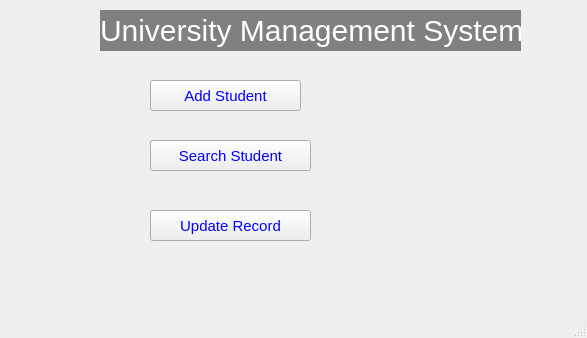
<?xml version="1.0" encoding="UTF-8"?>
<ui version="4.0">
 <class>MainWindow</class>
 <widget class="QMainWindow" name="MainWindow">
  <property name="geometry">
   <rect>
    <x>0</x>
    <y>0</y>
    <width>587</width>
    <height>338</height>
   </rect>
  </property>
  <property name="windowTitle">
   <string>MainWindow</string>
  </property>
  <widget class="QWidget" name="centralwidget">
   <widget class="QLabel" name="label">
    <property name="geometry">
     <rect>
      <x>100</x>
      <y>10</y>
      <width>421</width>
      <height>41</height>
     </rect>
    </property>
    <property name="styleSheet">
     <string notr="true">QLabel {
Font-Size: 30px;
Background: Gray;
color: white;
}</string>
    </property>
    <property name="text">
     <string>University Management System</string>
    </property>
   </widget>
   <widget class="QPushButton" name="pushButton">
    <property name="geometry">
     <rect>
      <x>150</x>
      <y>80</y>
      <width>151</width>
      <height>31</height>
     </rect>
    </property>
    <property name="styleSheet">
     <string notr="true">QPushButton{
Font-size:15px;
color:blue;
}</string>
    </property>
    <property name="text">
     <string>Add Student</string>
    </property>
   </widget>
   <widget class="QPushButton" name="pushButton_2">
    <property name="geometry">
     <rect>
      <x>150</x>
      <y>140</y>
      <width>161</width>
      <height>31</height>
     </rect>
    </property>
    <property name="styleSheet">
     <string notr="true">QPushButton{
Font-size:15px;
color:blue;
}</string>
    </property>
    <property name="text">
     <string>Search Student</string>
    </property>
   </widget>
   <widget class="QPushButton" name="pushButton_3">
    <property name="geometry">
     <rect>
      <x>150</x>
      <y>210</y>
      <width>161</width>
      <height>31</height>
     </rect>
    </property>
    <property name="styleSheet">
     <string notr="true">QPushButton{
Font-size:15px;
color:blue;
}</string>
    </property>
    <property name="text">
     <string>Update Record</string>
    </property>
   </widget>
  </widget>
  <widget class="QMenuBar" name="menubar">
   <property name="geometry">
    <rect>
     <x>0</x>
     <y>0</y>
     <width>587</width>
     <height>22</height>
    </rect>
   </property>
  </widget>
  <widget class="QStatusBar" name="statusbar"/>
 </widget>
 <resources/>
 <connections/>
</ui>
